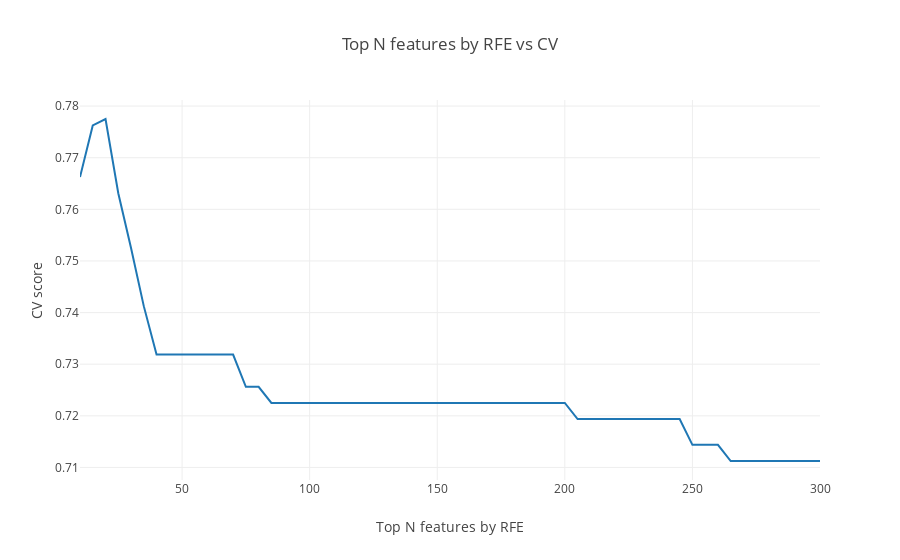

The notebook cell this image was saved under:
### Code cell
data = [go.Scatter(
        x = list(range(10, 301, 5)),
        y = scores_list,
        name = 'CV scores RFE'
    )]
layout = go.Layout(dict(title = "Top N features by RFE vs CV",
                  xaxis = dict(title = 'Top N features by RFE'),
                  yaxis = dict(title = 'CV score'),
                  ))
py.iplot(dict(data=data, layout=layout), filename='basic-line')

### Figure 1 — Plotly figure (JSON) as saved in the notebook; plotly's stock layout.template omitted (floating-point values rounded to 4 significant figures)
{"data": [{"name": "CV scores RFE", "type": "scatter", "uid": "f08299b9-72f2-4534-ae8c-083481077752", "x": [10, 15, 20, 25, 30, 35, 40, 45, 50, 55, 60, 65, 70, 75, 80, 85, 90, 95, 100, 105, 110, 115, 120, 125, 130, 135, 140, 145, 150, 155, 160, 165, 170, 175, 180, 185, 190, 195, 200, 205, 210, 215, 220, 225, 230, 235, 240, 245, 250, 255, 260, 265, 270, 275, 280, 285, 290, 295, 300], "y": [0.7662, 0.7762, 0.7775, 0.7631, 0.7525, 0.7412, 0.7319, 0.7319, 0.7319, 0.7319, 0.7319, 0.7319, 0.7319, 0.7256, 0.7256, 0.7225, 0.7225, 0.7225, 0.7225, 0.7225, 0.7225, 0.7225, 0.7225, 0.7225, 0.7225, 0.7225, 0.7225, 0.7225, 0.7225, 0.7225, 0.7225, 0.7225, 0.7225, 0.7225, 0.7225, 0.7225, 0.7225, 0.7225, 0.7225, 0.7194, 0.7194, 0.7194, 0.7194, 0.7194, 0.7194, 0.7194, 0.7194, 0.7194, 0.7144, 0.7144, 0.7144, 0.7112, 0.7112, 0.7112, 0.7112, 0.7112, 0.7112, 0.7112, 0.7112]}], "layout": {"title": {"text": "Top N features by RFE vs CV"}, "xaxis": {"title": {"text": "Top N features by RFE"}}, "yaxis": {"title": {"text": "CV score"}}}}
